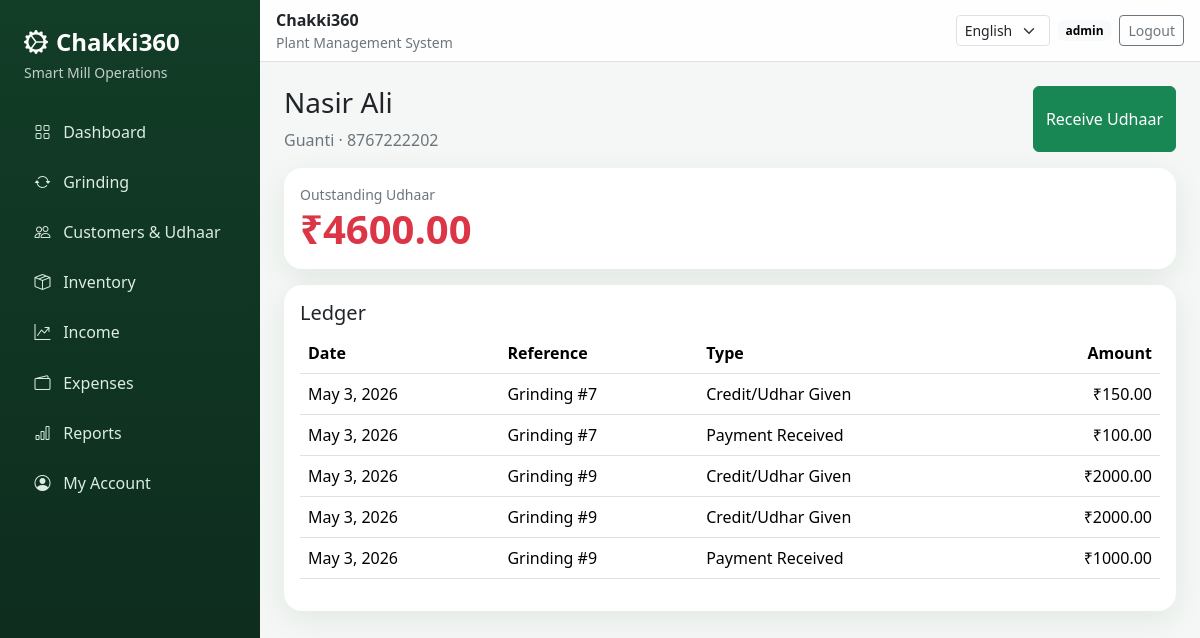
Screenshot of /en/customers/4/ (signed in) with the database file from the repository.
### backend/mill/models.py (models this page shows, shortened)
class TimeStampedModel(models.Model):
    created_at = models.DateTimeField(auto_now_add=True)
    updated_at = models.DateTimeField(auto_now=True)
    class Meta:
        abstract = True

class Customer(TimeStampedModel):
    name = models.CharField(max_length=120)
    mobile = models.CharField(max_length=20, blank=True)
    village = models.CharField(max_length=120, blank=True)
    opening_balance = models.DecimalField(max_digits=12, decimal_places=2, default=0)
    notes = models.TextField(blank=True)
    @property
    def udhaar_balance(self):
        given = self.ledger_entries.filter(entry_type=LedgerEntry.EntryType.CREDIT).aggregate(total=Sum('amount'))['total'] or Decimal('0')
        received = self.ledger_entries.filter(entry_type=LedgerEntry.EntryType.DEBIT).aggregate(total=Sum('amount'))['total'] or Decimal('0')
        return Decimal(self.opening_balance) + given - received

class LedgerEntry(TimeStampedModel):
    class EntryType(models.TextChoices):
        CREDIT = 'credit', 'Credit/Udhar Given'
        DEBIT = 'debit', 'Payment Received'
    customer = models.ForeignKey(Customer, on_delete=models.CASCADE, related_name='ledger_entries')
    entry_type = models.CharField(max_length=10, choices=EntryType.choices)
    amount = models.DecimalField(max_digits=12, decimal_places=2)
    entry_date = models.DateField(default=timezone.localdate)
    reference = models.CharField(max_length=120, blank=True)
    notes = models.TextField(blank=True)
    grinding_transaction = models.ForeignKey(GrindingTransaction,on_delete=models.SET_NULL,null=True,blank=True,related_name='ledger_links')

### backend/mill/web_views.py (the view)
# urls.py: urlpatterns=[path('',v.dashboard,name='dashboard'),path('customers/',v.customers,name='customers'),path('customers/new/',v.customer_create,name='customer-create'),path('customers/<int:pk>/',v.customer
@roles_required(OWNER,MANAGER,OPERATOR,ACCOUNTANT)
def customer_detail(request,pk):return render(request,'mill/customer_detail.html',{'customer':get_object_or_404(Customer,pk=pk)})

### backend/mill/access.py (called while the page is built)
def has_role(user,*roles):
    return user.is_authenticated and (user.is_superuser or user.groups.filter(name__in=roles).exists())

def roles_required(*roles):
    def decorator(view):
        @login_required
        @wraps(view)
        def wrapped(request,*args,**kwargs):
            if not has_role(request.user,*roles): raise PermissionDenied
            return view(request,*args,**kwargs)
        return wrapped
    return decorator

### backend/mill/context_processors.py (called while the page is built)
def app_context(request):
    return {'app_setting':AppSetting.objects.first()}

### templates/mill/customer_detail.html
{% extends 'base.html' %}{% load i18n %}{% block content %}<div class="d-flex justify-content-between mb-3"><div><h3>{{ customer.name }}</h3><span class="text-secondary">{{ customer.village }} · {{ customer.mobile }}</span></div><button class="btn btn-success" hx-get="{% url 'mill:customer-payment' customer.pk %}" hx-target="#modalContent">{% trans 'Receive Udhaar' %}</button></div>{% include 'mill/partials/customer_balance.html' %}<div class="card mt-3 p-3"><h5>{% trans 'Ledger' %}</h5><table class="table"><tr><th>{% trans 'Date' %}</th><th>{% trans 'Reference' %}</th><th>{% trans 'Type' %}</th><th class="text-end">{% trans 'Amount' %}</th></tr>{% for x in customer.ledger_entries.all %}<tr><td>{{ x.entry_date }}</td><td>{{ x.reference }}</td><td>{{ x.get_entry_type_display }}</td><td class="text-end">₹{{ x.amount }}</td></tr>{% empty %}<tr><td colspan="4">No ledger entries</td></tr>{% endfor %}</table></div>{% endblock %}

### templates/base.html (shortened to what this page needs)
{% load i18n static %}<!doctype html><html lang="{{ LANGUAGE_CODE|default:'en' }}"><head><link href="https://cdn.jsdelivr.net/npm/bootstrap@5.3.8/dist/css/bootstrap.min.css" rel="stylesheet"><link href="https://cdn.jsdelivr.net/npm/bootstrap-icons@1.13.1/font/bootstrap-icons.min.css" rel="stylesheet"></head><body><div class="app">{% if user.is_authenticated %}{% include 'includes/sidebar.html' %}<main class="main"><nav class="navbar sticky-top topbar border-bottom px-3 py-2"><div><strong>{{ app_setting.business_name|default:'Chakki360' }}</strong><small class="d-block text-secondary">{% trans 'Plant Management System' %}</small></div><div class="d-flex gap-2 align-items-center"><form action="/i18n/setlang/" method="post"><select name="language" class="form-select form-select-sm" onchange="this.form.submit()"><option value="en">English</option></select></form><span class="badge text-bg-light">{{ user.username }}</span><a href="{% url 'logout' %}" class="btn btn-sm btn-outline-secondary">{% trans 'Logout' %}</a></div></nav><div class="container-fluid p-3 p-lg-4">{% block content %}{% endblock %}</div></main>{% else %}{% block guest %}{% endblock %}{% endif %}</div></body></html>

### templates/includes/sidebar.html
{% load i18n %}<aside class="sidebar p-2"><div class="p-3 mb-2"><div class="fs-4 fw-bold"><i class="bi bi-gear-wide-connected me-2"></i>{{ app_setting.short_name|default:'Chakki360' }}</div><small class="opacity-75">{% trans 'Smart Mill Operations' %}</small></div><a href="{% url 'mill:dashboard' %}"><i class="bi bi-grid"></i>{% trans 'Dashboard' %}</a><a href="{% url 'mill:grinding' %}"><i class="bi bi-arrow-repeat"></i>{% trans 'Grinding' %}</a><a href="{% url 'mill:customers' %}"><i class="bi bi-people"></i>{% trans 'Customers & Udhaar' %}</a><a href="{% url 'mill:inventory' %}"><i class="bi bi-box-seam"></i>{% trans 'Inventory' %}</a>{% if user.is_superuser or perms.mill.view_expense %}<a href="{% url 'mill:income' %}"><i class="bi bi-graph-up-arrow"></i>{% trans 'Income' %}</a><a href="{% url 'mill:expenses' %}"><i class="bi bi-wallet2"></i>{% trans 'Expenses' %}</a><a href="{% url 'mill:reports' %}"><i class="bi bi-bar-chart"></i>{% trans 'Reports' %}</a>{% endif %}<a href="{% url 'mill:my-account' %}"><i class="bi bi-person-circle"></i>{% trans 'My Account' %}</a></aside>

### templates/mill/partials/customer_balance.html
<div id="customerBalance" class="card p-3"><small class="text-secondary">Outstanding Udhaar</small><div class="display-6 fw-bold text-danger">₹{{ customer.udhaar_balance }}</div></div>

### templates/base.html (style rules this page uses)
:root { --brand:#176b3a;--brand2:#25a55b;--bg:#f4f7f5;--ink:#17221b }
.app { min-height:100vh;background:var(--bg) }
.sidebar { width:260px;background:linear-gradient(180deg,#123d27,#0d291c);min-height:100vh;color:#fff;position:fixed }
.sidebar a { color:#dcece3;text-decoration:none;display:flex;gap:.8rem;align-items:center;padding:.72rem 1rem;border-radius:12px;margin:.2rem .65rem }
.main { margin-left:260px }
.topbar { backdrop-filter:blur(14px);background:#ffffffdf }
.card { border:0;border-radius:18px;box-shadow:0 8px 30px #1b442414 }

### rows the page displays
Customer: name "Nasir Ali", village "Guanti", mobile "8767222202", udhaar_balance "4600.00"
LedgerEntry: entry_date "May 3, 2026", reference "Grinding #7", entry_type "Credit/Udhar Given", amount "150.00"
LedgerEntry: entry_date "May 3, 2026", reference "Grinding #7", entry_type "Payment Received", amount "100.00"
LedgerEntry: entry_date "May 3, 2026", reference "Grinding #9", entry_type "Credit/Udhar Given", amount "2000.00"
LedgerEntry: entry_date "May 3, 2026", reference "Grinding #9", entry_type "Credit/Udhar Given", amount "2000.00"
LedgerEntry: entry_date "May 3, 2026", reference "Grinding #9", entry_type "Payment Received", amount "1000.00"

### other values shown
{{ app_setting.short_name|default:'Chakki360' }} "Chakki360"
{{ app_setting.business_name|default:'Chakki360' }} "Chakki360"
{{ user.username }} "admin"
